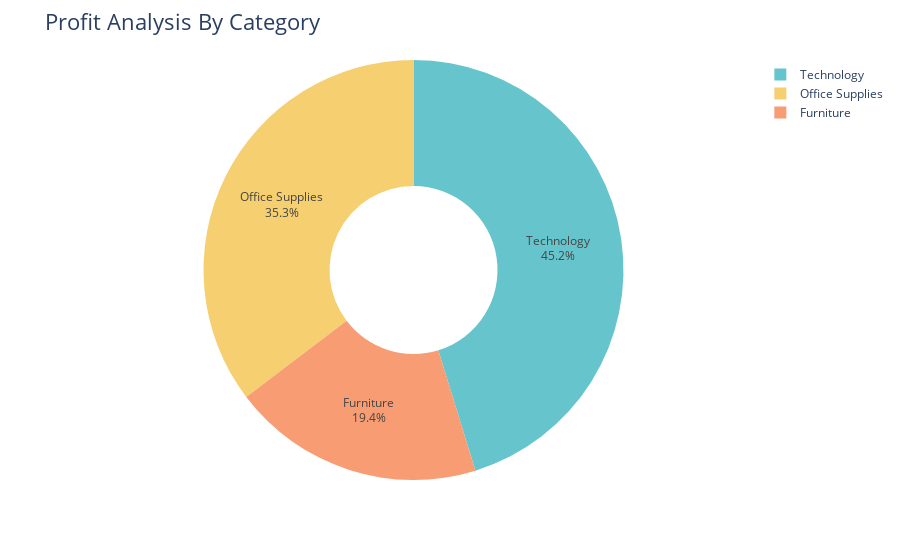

Notebook code for this chart:
### Code cell
fig = px.pie( profit_by_category , values = 'Profit' , names = 'Category' , hole = 0.4 , color_discrete_sequence = px.colors.qualitative.Pastel)
fig.update_traces( textposition = 'inside' , textinfo = 'percent+label')
fig.update_layout( title_text = "Profit Analysis By Category" , title_font = dict(size=22))
fig.show()

### Figure 1 — Plotly figure (JSON) as saved in the notebook; plotly's stock layout.template omitted (floating-point values rounded to 4 significant figures)
{"data": [{"domain": {"x": [0, 1], "y": [0, 1]}, "hole": 0.4, "hovertemplate": "Category=%{label}<br>Profit=%{value}<extra></extra>", "labels": ["Furniture", "Office Supplies", "Technology"], "legendgroup": "", "name": "", "showlegend": true, "textinfo": "percent+label", "textposition": "inside", "type": "pie", "values": [285100.0, 518600.0, 663800.0]}], "layout": {"legend": {"tracegroupgap": 0}, "margin": {"t": 60}, "piecolorway": ["rgb(102, 197, 204)", "rgb(246, 207, 113)", "rgb(248, 156, 116)", "rgb(220, 176, 242)", "rgb(135, 197, 95)", "rgb(158, 185, 243)", "rgb(254, 136, 177)", "rgb(201, 219, 116)", "rgb(139, 224, 164)", "rgb(180, 151, 231)", "rgb(179, 179, 179)"], "title": {"font": {"size": 22}, "text": "Profit Analysis By Category"}}}
